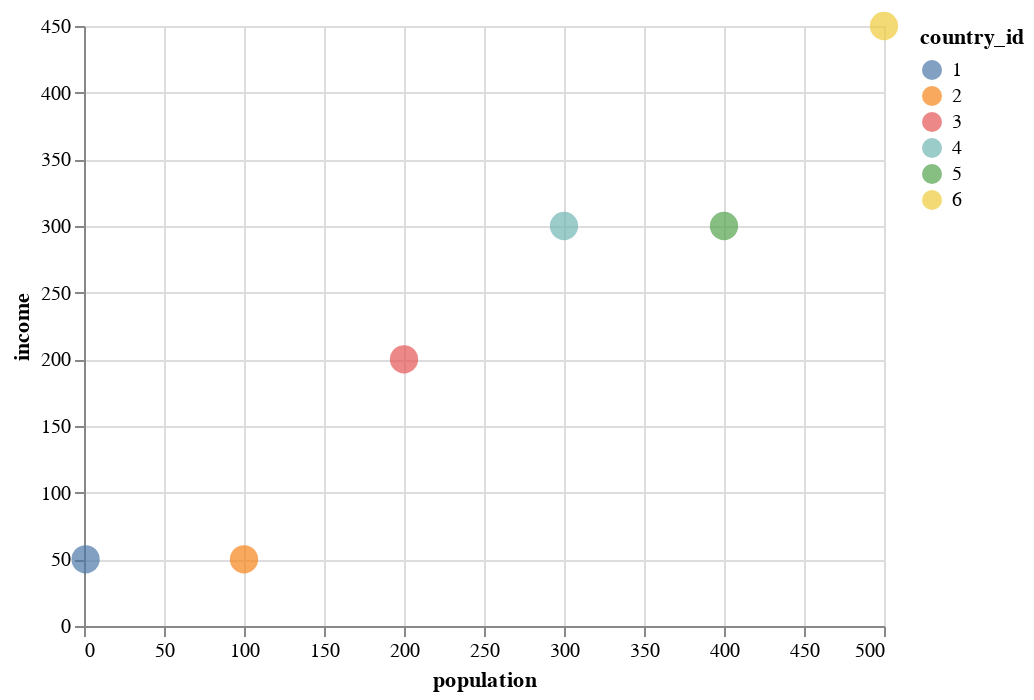

Notebook code for this chart:
### Code cell
categorical_chart = alt.Chart(data).mark_circle(size=200).encode(
                        x='population:Q',
                        y='income:Q',
                        color='country_id:N')
categorical_chart

### Figure 1 — Vega-Lite specification as saved in the notebook (floating-point values rounded to 4 significant figures)
{"config": {"view": {"continuousWidth": 400, "continuousHeight": 300}}, "data": {"name": "data-674d4f20e1bf0d3b75089546b619e2e6"}, "mark": {"type": "circle", "size": 200}, "encoding": {"color": {"type": "nominal", "field": "country_id"}, "x": {"type": "quantitative", "field": "population"}, "y": {"type": "quantitative", "field": "income"}}, "$schema": "https://vega.github.io/schema/vega-lite/v4.8.1.json", "datasets": {"data-674d4f20e1bf0d3b75089546b619e2e6": [{"country_id": 1, "population": 1, "income": 50}, {"country_id": 2, "population": 100, "income": 50}, {"country_id": 3, "population": 200, "income": 200}, {"country_id": 4, "population": 300, "income": 300}, {"country_id": 5, "population": 400, "income": 300}, {"country_id": 6, "population": 500, "income": 450}]}}
